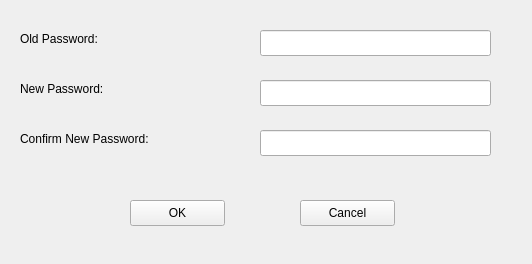
<?xml version="1.0" encoding="UTF-8"?>
<ui version="4.0">
 <class>Form</class>
 <widget class="QWidget" name="Form">
  <property name="geometry">
   <rect>
    <x>0</x>
    <y>0</y>
    <width>532</width>
    <height>264</height>
   </rect>
  </property>
  <property name="windowTitle">
   <string>Change Password</string>
  </property>
  <widget class="QLabel" name="label">
   <property name="geometry">
    <rect>
     <x>20</x>
     <y>30</y>
     <width>201</width>
     <height>18</height>
    </rect>
   </property>
   <property name="text">
    <string>Old Password:</string>
   </property>
  </widget>
  <widget class="QLabel" name="label_2">
   <property name="geometry">
    <rect>
     <x>20</x>
     <y>80</y>
     <width>201</width>
     <height>18</height>
    </rect>
   </property>
   <property name="text">
    <string>New Password:</string>
   </property>
  </widget>
  <widget class="QLabel" name="label_3">
   <property name="geometry">
    <rect>
     <x>20</x>
     <y>130</y>
     <width>201</width>
     <height>18</height>
    </rect>
   </property>
   <property name="text">
    <string>Confirm New Password:</string>
   </property>
  </widget>
  <widget class="QLineEdit" name="lineEdit">
   <property name="geometry">
    <rect>
     <x>260</x>
     <y>30</y>
     <width>231</width>
     <height>26</height>
    </rect>
   </property>
   <property name="inputMethodHints">
    <set>Qt::ImhHiddenText|Qt::ImhNoAutoUppercase|Qt::ImhNoPredictiveText|Qt::ImhSensitiveData</set>
   </property>
   <property name="echoMode">
    <enum>QLineEdit::Password</enum>
   </property>
  </widget>
  <widget class="QLineEdit" name="lineEdit_2">
   <property name="geometry">
    <rect>
     <x>260</x>
     <y>80</y>
     <width>231</width>
     <height>26</height>
    </rect>
   </property>
   <property name="inputMethodHints">
    <set>Qt::ImhHiddenText|Qt::ImhNoAutoUppercase|Qt::ImhNoPredictiveText|Qt::ImhSensitiveData</set>
   </property>
   <property name="echoMode">
    <enum>QLineEdit::Password</enum>
   </property>
  </widget>
  <widget class="QLineEdit" name="lineEdit_3">
   <property name="geometry">
    <rect>
     <x>260</x>
     <y>130</y>
     <width>231</width>
     <height>26</height>
    </rect>
   </property>
   <property name="inputMethodHints">
    <set>Qt::ImhHiddenText|Qt::ImhNoAutoUppercase|Qt::ImhNoPredictiveText|Qt::ImhSensitiveData</set>
   </property>
   <property name="echoMode">
    <enum>QLineEdit::Password</enum>
   </property>
  </widget>
  <widget class="QPushButton" name="pushButton">
   <property name="geometry">
    <rect>
     <x>130</x>
     <y>200</y>
     <width>95</width>
     <height>26</height>
    </rect>
   </property>
   <property name="text">
    <string>OK</string>
   </property>
  </widget>
  <widget class="QPushButton" name="pushButton_2">
   <property name="geometry">
    <rect>
     <x>300</x>
     <y>200</y>
     <width>95</width>
     <height>26</height>
    </rect>
   </property>
   <property name="text">
    <string>Cancel</string>
   </property>
  </widget>
 </widget>
 <resources/>
 <connections/>
</ui>
